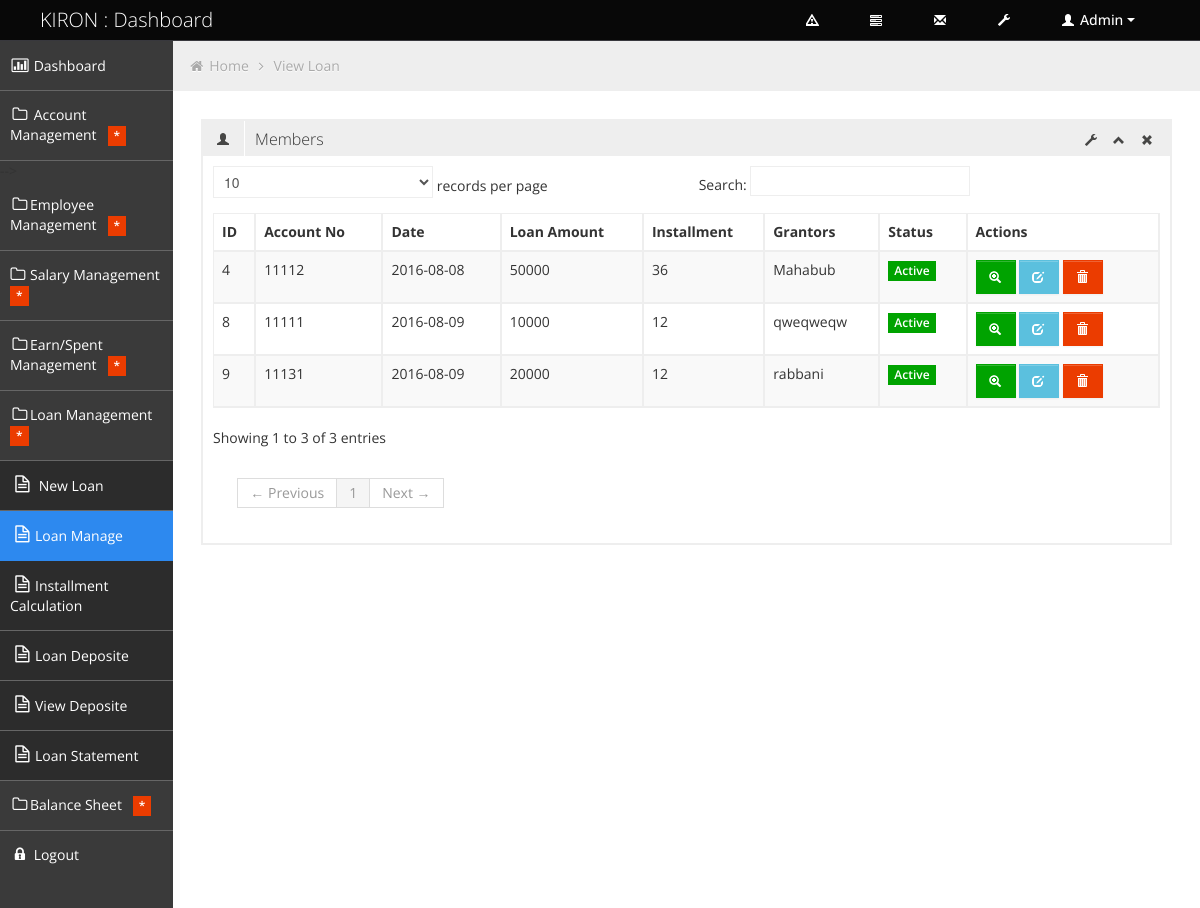
Screenshot of /management/view_loan.php with the database file from the repository.
### tables this page shows
CREATE TABLE `new_loan` (
  `newloan_id` int(11) NOT NULL,
  `account_no` varchar(50) NOT NULL,
  `date` date NOT NULL,
  `loan_amount` varchar(50) NOT NULL,
  `interest_amount` int(20) NOT NULL,
  `installment` varchar(50) NOT NULL,
  `grantors` varchar(50) NOT NULL
);

### management/view_loan.php (the view, shortened to what this page needs)
<!DOCTYPE html>
<html lang="en">
<head>
	<link id="bootstrap-style" href="css/bootstrap.min.css" rel="stylesheet">
	<link href="css/bootstrap-responsive.min.css" rel="stylesheet">
	<link id="base-style" href="css/style.css" rel="stylesheet">
	<link id="base-style-responsive" href="css/style-responsive.css" rel="stylesheet">
</head>
<body>
	<div class="navbar">
		<div class="navbar-inner">
			<div class="container-fluid">
				<a class="brand" href="index.php"><span>KIRON : Dashboard</span></a>
				<div class="nav-no-collapse header-nav">
					<ul class="nav pull-right">
						<li class="dropdown hidden-phone">
							<a class="btn dropdown-toggle" data-toggle="dropdown" href="#">
								<i class="halflings-icon white warning-sign"></i>
							</a>
						</li>
						<li class="dropdown hidden-phone">
							<a class="btn dropdown-toggle" data-toggle="dropdown" href="#">
								<i class="halflings-icon white tasks"></i>
							</a>
						</li>
						<li class="dropdown hidden-phone">
							<a class="btn dropdown-toggle" data-toggle="dropdown" href="#">
								<i class="halflings-icon white envelope"></i>
							</a>
						</li>
						<li>
							<a class="btn" href="#">
								<i class="halflings-icon white wrench"></i>
							</a>
						</li>
						<li class="dropdown">
							<a class="btn dropdown-toggle" data-toggle="dropdown" href="#">
								<i class="halflings-icon white user"></i> Admin
								<span class="caret"></span>
							</a>
						</li>
					</ul>
				</div>
			</div>
		</div>
	</div>
		<div class="container-fluid-full">
		<div class="row-fluid">
			<div id="sidebar-left" class="span2">
				<div class="nav-collapse sidebar-nav">
					<ul class="nav nav-tabs nav-stacked main-menu">
						<li><a href="index.php"><i class="icon-bar-chart"></i><span class="hidden-tablet"> Dashboard</span></a></li>
						<li>
							<?php include('account_management.php');?>
						</li>
                        <li>
							<?php include('employee_management.php');?>
						</li>
                        <li>
							<?php include('salary_management.php');?>
						</li>
                        <li>
							<?php include('earn_spent_management.php');?>
						</li>
                        <li>
							<?php include('loan_management.php');?>
						</li>
                        <li>
							<?php include('balance_sheet_management.php');?>
						</li>
						<li><a href="logout.php"><i class="icon-lock"></i><span class="hidden-tablet"> Logout</span></a></li>
					</ul>
				</div>
			</div>
			<div id="content" class="span10">
			<ul class="breadcrumb">
				<li>
					<i class="icon-home"></i>
					<a href="index.php">Home</a>
					<i class="icon-angle-right"></i>
				</li>
				<li><a href="#">View Loan</a></li>
			</ul>
	<?php
require('db_config.php');
 $sql =	"SELECT * FROM new_loan";
 $result = mysqli_query($mysqli,$sql);
 ?>
  <div class="row-fluid sortable">
				<div class="box span12">
					<div class="box-header" data-original-title>
						<h2><i class="halflings-icon user"></i><span class="break"></span>Members</h2>
						<div class="box-icon">
							<a href="#" class="btn-setting"><i class="halflings-icon wrench"></i></a>
							<a href="#" class="btn-minimize"><i class="halflings-icon chevron-up"></i></a>
							<a href="#" class="btn-close"><i class="halflings-icon remove"></i></a>
						</div>
					</div>
					<div class="box-content">
 <table border="2" class="table table-striped table-bordered bootstrap-datatable datatable">
  <thead>
 <tr><th>ID</th><th>Account No</th><th>Date</th><th>Loan Amount</th><th> Installment</th><th>Grantors</th><th>Status</th><th>Actions</th></tr>
</thead>
 <tbody>
<?php
 while($data = mysqli_fetch_array($result)){
 ?>
	 <tr>
	 <td><?php echo $data['newloan_id']?></td>
     <td><?php echo $data['account_no']?></td>
     <td><?php echo $data['date']?></td>
     <td><?php echo $data['loan_amount']?></td>
     <td><?php echo $data['installment']?></td>
	  <td><?php echo $data['grantors']?></td>
	    <td class="center">
									<span class="label label-success">Active</span>
								</td>
								<td class="center">
									<a class="btn btn-success" href="#">
										<i class="halflings-icon white zoom-in"></i>
									</a>
									<a class="btn btn-info" href="edit_loan.php?id=<?php echo $data['newloan_id'] ?>">
										<i class="halflings-icon white edit"></i>
									</a>
									<a class="btn btn-danger" href="delete_loan.php?id=<?php echo $data['newloan_id'] ?>">
										<i class="halflings-icon white trash"></i>
									</a>
								</td>
                 <?php }
?>	</tbody>
				 </table>
					</div>
	 </div>
			</div>
	</div>
		</div>
</body>
</html>

### management/css/style-responsive.css (style rules this page uses)
@media (min-width: 1200px) { .container-fluid-full { overflow: hidden; position: relative; height: 100%; } }
@media (min-width: 1200px) { #content { width: 85.578%; padding: 28px; margin: 0px 0px; margin-left: 14.422% !important; } }
@media (min-width: 1200px) { #sidebar-left { background: #3A3A3A; margin-left: 0px !important; position: absolute; height: 100%; } }
@media (min-width: 1200px) { .sidebar-nav > ul { margin: 0px; } }

### management/css/halflings.css (style rules this page uses)
html, html .halflings { -webkit-font-smoothing: antialiased !important; }
.halflings-icon { display: inline-block; width: 14px; height: 14px; line-height: 14px; vertical-align: text-top; background-image: url(../img/glyphicons_halflings.svg); background-position: 0 0; background-repeat: no-repeat; vertical-align: top; *display: inline; *zoom: 1; *margin-right: .3em; }
.halflings-icon.white { background-image: url(../img/glyphicons_halflings-white.svg); }
.halflings-icon.envelope { background-position: -72px 0; }
.halflings-icon.user { background-position: -168px 0; }
.halflings-icon.remove { background-position: -312px 0; }
.halflings-icon.zoom-in { background-position: -336px 0; }
.halflings-icon.trash { background-position: -456px 0; }
.halflings-icon.edit { background-position: -96px -72px; }
.halflings-icon.warning-sign { background-position: -144px -120px; }
.halflings-icon.chevron-up { background-position: -288px -120px; }
.halflings-icon.wrench { background-position: -360px -144px; }
.halflings-icon.tasks { background-position: -384px -144px; }

### rows the page displays
new_loan: newloan_id "4", account_no "11112", date "2016-08-08", loan_amount "50000", installment "36", grantors "Mahabub"
new_loan: newloan_id "8", account_no "11111", date "2016-08-09", loan_amount "10000", installment "12", grantors "qweqweqw"
new_loan: newloan_id "9", account_no "11131", date "2016-08-09", loan_amount "20000", installment "12", grantors "rabbani"
